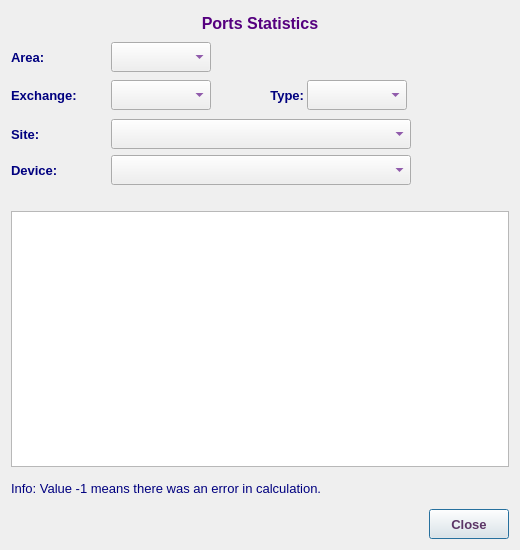
<?xml version="1.0" encoding="UTF-8"?>
<ui version="4.0">
 <class>PortsStatDialog</class>
 <widget class="QDialog" name="PortsStatDialog">
  <property name="geometry">
   <rect>
    <x>0</x>
    <y>0</y>
    <width>520</width>
    <height>550</height>
   </rect>
  </property>
  <property name="minimumSize">
   <size>
    <width>520</width>
    <height>550</height>
   </size>
  </property>
  <property name="maximumSize">
   <size>
    <width>521</width>
    <height>551</height>
   </size>
  </property>
  <property name="font">
   <font>
    <family>Tahoma</family>
    <pointsize>10</pointsize>
   </font>
  </property>
  <property name="windowTitle">
   <string>Ports Statistics</string>
  </property>
  <property name="windowIcon">
   <iconset resource="../../../image.qrc">
    <normaloff>:/Image/stat.png</normaloff>:/Image/stat.png</iconset>
  </property>
  <layout class="QVBoxLayout" name="verticalLayout_3">
   <item>
    <layout class="QHBoxLayout" name="horizontalLayout">
     <item>
      <widget class="QLabel" name="label_2">
       <property name="text">
        <string/>
       </property>
       <property name="pixmap">
        <pixmap resource="../../../image.qrc">:/Image/interface.png</pixmap>
       </property>
      </widget>
     </item>
     <item>
      <widget class="QLabel" name="label">
       <property name="sizePolicy">
        <sizepolicy hsizetype="Expanding" vsizetype="Preferred">
         <horstretch>0</horstretch>
         <verstretch>0</verstretch>
        </sizepolicy>
       </property>
       <property name="minimumSize">
        <size>
         <width>350</width>
         <height>25</height>
        </size>
       </property>
       <property name="maximumSize">
        <size>
         <width>1500</width>
         <height>25</height>
        </size>
       </property>
       <property name="font">
        <font>
         <family>Tahoma</family>
         <pointsize>12</pointsize>
         <weight>75</weight>
         <bold>true</bold>
        </font>
       </property>
       <property name="styleSheet">
        <string notr="true">color: rgb(85, 0, 127);</string>
       </property>
       <property name="text">
        <string>Ports Statistics</string>
       </property>
       <property name="alignment">
        <set>Qt::AlignCenter</set>
       </property>
      </widget>
     </item>
     <item>
      <widget class="QLabel" name="label_3">
       <property name="text">
        <string/>
       </property>
       <property name="pixmap">
        <pixmap resource="../../../image.qrc">:/Image/stat.png</pixmap>
       </property>
      </widget>
     </item>
    </layout>
   </item>
   <item>
    <layout class="QHBoxLayout" name="horizontalLayout_2">
     <property name="spacing">
      <number>0</number>
     </property>
     <item>
      <widget class="QLabel" name="label_4">
       <property name="minimumSize">
        <size>
         <width>100</width>
         <height>30</height>
        </size>
       </property>
       <property name="maximumSize">
        <size>
         <width>100</width>
         <height>30</height>
        </size>
       </property>
       <property name="font">
        <font>
         <family>Tahoma</family>
         <pointsize>10</pointsize>
         <weight>75</weight>
         <bold>true</bold>
        </font>
       </property>
       <property name="styleSheet">
        <string notr="true">color: rgb(0, 0, 127);</string>
       </property>
       <property name="text">
        <string>Area:</string>
       </property>
       <property name="alignment">
        <set>Qt::AlignLeading|Qt::AlignLeft|Qt::AlignVCenter</set>
       </property>
      </widget>
     </item>
     <item>
      <widget class="QComboBox" name="areaCB">
       <property name="sizePolicy">
        <sizepolicy hsizetype="Preferred" vsizetype="Preferred">
         <horstretch>0</horstretch>
         <verstretch>0</verstretch>
        </sizepolicy>
       </property>
       <property name="minimumSize">
        <size>
         <width>100</width>
         <height>30</height>
        </size>
       </property>
       <property name="maximumSize">
        <size>
         <width>100</width>
         <height>30</height>
        </size>
       </property>
       <property name="font">
        <font>
         <family>Tahoma</family>
         <pointsize>10</pointsize>
         <weight>75</weight>
         <bold>true</bold>
        </font>
       </property>
       <property name="styleSheet">
        <string notr="true">color: rgb(85, 0, 127);</string>
       </property>
      </widget>
     </item>
     <item>
      <spacer name="horizontalSpacer_2">
       <property name="orientation">
        <enum>Qt::Horizontal</enum>
       </property>
       <property name="sizeHint" stdset="0">
        <size>
         <width>40</width>
         <height>20</height>
        </size>
       </property>
      </spacer>
     </item>
    </layout>
   </item>
   <item>
    <widget class="QFrame" name="exchFrame">
     <property name="frameShape">
      <enum>QFrame::NoFrame</enum>
     </property>
     <property name="frameShadow">
      <enum>QFrame::Raised</enum>
     </property>
     <property name="lineWidth">
      <number>0</number>
     </property>
     <layout class="QVBoxLayout" name="verticalLayout">
      <property name="spacing">
       <number>0</number>
      </property>
      <property name="leftMargin">
       <number>0</number>
      </property>
      <property name="topMargin">
       <number>0</number>
      </property>
      <property name="rightMargin">
       <number>0</number>
      </property>
      <property name="bottomMargin">
       <number>0</number>
      </property>
      <item>
       <layout class="QHBoxLayout" name="horizontalLayout_6">
        <property name="spacing">
         <number>0</number>
        </property>
        <item>
         <widget class="QLabel" name="label_7">
          <property name="minimumSize">
           <size>
            <width>100</width>
            <height>30</height>
           </size>
          </property>
          <property name="maximumSize">
           <size>
            <width>100</width>
            <height>30</height>
           </size>
          </property>
          <property name="font">
           <font>
            <pointsize>10</pointsize>
            <weight>75</weight>
            <bold>true</bold>
           </font>
          </property>
          <property name="styleSheet">
           <string notr="true">color: rgb(0, 0, 127);</string>
          </property>
          <property name="text">
           <string>Exchange:</string>
          </property>
          <property name="alignment">
           <set>Qt::AlignLeading|Qt::AlignLeft|Qt::AlignVCenter</set>
          </property>
         </widget>
        </item>
        <item>
         <widget class="QComboBox" name="abbrCB">
          <property name="sizePolicy">
           <sizepolicy hsizetype="Preferred" vsizetype="Preferred">
            <horstretch>0</horstretch>
            <verstretch>0</verstretch>
           </sizepolicy>
          </property>
          <property name="minimumSize">
           <size>
            <width>100</width>
            <height>30</height>
           </size>
          </property>
          <property name="maximumSize">
           <size>
            <width>100</width>
            <height>30</height>
           </size>
          </property>
          <property name="font">
           <font>
            <family>Tahoma</family>
            <pointsize>10</pointsize>
            <weight>75</weight>
            <bold>true</bold>
           </font>
          </property>
          <property name="styleSheet">
           <string notr="true">color: rgb(85, 0, 127);</string>
          </property>
         </widget>
        </item>
        <item>
         <widget class="QFrame" name="typeFrame">
          <property name="minimumSize">
           <size>
            <width>200</width>
            <height>35</height>
           </size>
          </property>
          <property name="maximumSize">
           <size>
            <width>200</width>
            <height>35</height>
           </size>
          </property>
          <property name="frameShape">
           <enum>QFrame::NoFrame</enum>
          </property>
          <property name="frameShadow">
           <enum>QFrame::Raised</enum>
          </property>
          <layout class="QHBoxLayout" name="horizontalLayout_3">
           <property name="spacing">
            <number>0</number>
           </property>
           <property name="leftMargin">
            <number>0</number>
           </property>
           <property name="topMargin">
            <number>0</number>
           </property>
           <property name="rightMargin">
            <number>0</number>
           </property>
           <property name="bottomMargin">
            <number>0</number>
           </property>
           <item>
            <widget class="QLabel" name="label_8">
             <property name="minimumSize">
              <size>
               <width>90</width>
               <height>30</height>
              </size>
             </property>
             <property name="maximumSize">
              <size>
               <width>90</width>
               <height>30</height>
              </size>
             </property>
             <property name="font">
              <font>
               <family>Tahoma</family>
               <pointsize>10</pointsize>
               <weight>75</weight>
               <bold>true</bold>
              </font>
             </property>
             <property name="styleSheet">
              <string notr="true">color: rgb(0, 0, 127);</string>
             </property>
             <property name="text">
              <string>Type:</string>
             </property>
             <property name="alignment">
              <set>Qt::AlignRight|Qt::AlignTrailing|Qt::AlignVCenter</set>
             </property>
            </widget>
           </item>
           <item>
            <widget class="QComboBox" name="typeCB">
             <property name="sizePolicy">
              <sizepolicy hsizetype="Preferred" vsizetype="Preferred">
               <horstretch>0</horstretch>
               <verstretch>0</verstretch>
              </sizepolicy>
             </property>
             <property name="minimumSize">
              <size>
               <width>100</width>
               <height>30</height>
              </size>
             </property>
             <property name="maximumSize">
              <size>
               <width>100</width>
               <height>30</height>
              </size>
             </property>
             <property name="font">
              <font>
               <family>Tahoma</family>
               <pointsize>10</pointsize>
               <weight>75</weight>
               <bold>true</bold>
              </font>
             </property>
             <property name="styleSheet">
              <string notr="true">color: rgb(85, 0, 127);</string>
             </property>
            </widget>
           </item>
          </layout>
         </widget>
        </item>
        <item>
         <spacer name="horizontalSpacer_7">
          <property name="orientation">
           <enum>Qt::Horizontal</enum>
          </property>
          <property name="sizeHint" stdset="0">
           <size>
            <width>40</width>
            <height>20</height>
           </size>
          </property>
         </spacer>
        </item>
       </layout>
      </item>
     </layout>
    </widget>
   </item>
   <item>
    <widget class="QFrame" name="siteFrame">
     <property name="frameShape">
      <enum>QFrame::NoFrame</enum>
     </property>
     <property name="frameShadow">
      <enum>QFrame::Raised</enum>
     </property>
     <property name="lineWidth">
      <number>0</number>
     </property>
     <layout class="QVBoxLayout" name="verticalLayout_2">
      <property name="spacing">
       <number>0</number>
      </property>
      <property name="leftMargin">
       <number>0</number>
      </property>
      <property name="topMargin">
       <number>0</number>
      </property>
      <property name="rightMargin">
       <number>0</number>
      </property>
      <property name="bottomMargin">
       <number>0</number>
      </property>
      <item>
       <layout class="QHBoxLayout" name="horizontalLayout_7">
        <property name="spacing">
         <number>0</number>
        </property>
        <item>
         <widget class="QLabel" name="label_10">
          <property name="minimumSize">
           <size>
            <width>100</width>
            <height>30</height>
           </size>
          </property>
          <property name="maximumSize">
           <size>
            <width>100</width>
            <height>30</height>
           </size>
          </property>
          <property name="font">
           <font>
            <family>Tahoma</family>
            <pointsize>10</pointsize>
            <weight>75</weight>
            <bold>true</bold>
           </font>
          </property>
          <property name="styleSheet">
           <string notr="true">color: rgb(0, 0, 127);</string>
          </property>
          <property name="text">
           <string>Site:</string>
          </property>
          <property name="alignment">
           <set>Qt::AlignLeading|Qt::AlignLeft|Qt::AlignVCenter</set>
          </property>
         </widget>
        </item>
        <item>
         <widget class="QComboBox" name="siteCB">
          <property name="sizePolicy">
           <sizepolicy hsizetype="Preferred" vsizetype="Preferred">
            <horstretch>0</horstretch>
            <verstretch>0</verstretch>
           </sizepolicy>
          </property>
          <property name="minimumSize">
           <size>
            <width>300</width>
            <height>30</height>
           </size>
          </property>
          <property name="maximumSize">
           <size>
            <width>300</width>
            <height>30</height>
           </size>
          </property>
          <property name="font">
           <font>
            <family>Tahoma</family>
            <pointsize>10</pointsize>
            <weight>75</weight>
            <bold>true</bold>
           </font>
          </property>
          <property name="styleSheet">
           <string notr="true">color: rgb(85, 0, 127);</string>
          </property>
         </widget>
        </item>
        <item>
         <spacer name="horizontalSpacer_9">
          <property name="orientation">
           <enum>Qt::Horizontal</enum>
          </property>
          <property name="sizeHint" stdset="0">
           <size>
            <width>40</width>
            <height>20</height>
           </size>
          </property>
         </spacer>
        </item>
       </layout>
      </item>
     </layout>
    </widget>
   </item>
   <item>
    <layout class="QHBoxLayout" name="horizontalLayout_9">
     <property name="spacing">
      <number>0</number>
     </property>
     <item>
      <widget class="QLabel" name="label_11">
       <property name="minimumSize">
        <size>
         <width>100</width>
         <height>30</height>
        </size>
       </property>
       <property name="maximumSize">
        <size>
         <width>100</width>
         <height>30</height>
        </size>
       </property>
       <property name="font">
        <font>
         <family>Tahoma</family>
         <pointsize>10</pointsize>
         <weight>75</weight>
         <bold>true</bold>
        </font>
       </property>
       <property name="styleSheet">
        <string notr="true">color: rgb(0, 0, 127);</string>
       </property>
       <property name="text">
        <string>Device:</string>
       </property>
       <property name="alignment">
        <set>Qt::AlignLeading|Qt::AlignLeft|Qt::AlignVCenter</set>
       </property>
      </widget>
     </item>
     <item>
      <widget class="QComboBox" name="devCB">
       <property name="sizePolicy">
        <sizepolicy hsizetype="Preferred" vsizetype="Preferred">
         <horstretch>0</horstretch>
         <verstretch>0</verstretch>
        </sizepolicy>
       </property>
       <property name="minimumSize">
        <size>
         <width>300</width>
         <height>30</height>
        </size>
       </property>
       <property name="maximumSize">
        <size>
         <width>300</width>
         <height>30</height>
        </size>
       </property>
       <property name="font">
        <font>
         <family>Tahoma</family>
         <pointsize>10</pointsize>
         <weight>75</weight>
         <bold>true</bold>
        </font>
       </property>
       <property name="styleSheet">
        <string notr="true">color: rgb(85, 0, 127);</string>
       </property>
      </widget>
     </item>
     <item>
      <spacer name="horizontalSpacer">
       <property name="orientation">
        <enum>Qt::Horizontal</enum>
       </property>
       <property name="sizeHint" stdset="0">
        <size>
         <width>40</width>
         <height>20</height>
        </size>
       </property>
      </spacer>
     </item>
    </layout>
   </item>
   <item>
    <spacer name="verticalSpacer_2">
     <property name="orientation">
      <enum>Qt::Vertical</enum>
     </property>
     <property name="sizeType">
      <enum>QSizePolicy::Minimum</enum>
     </property>
     <property name="sizeHint" stdset="0">
      <size>
       <width>20</width>
       <height>20</height>
      </size>
     </property>
    </spacer>
   </item>
   <item>
    <widget class="QTableView" name="TV">
     <property name="font">
      <font>
       <family>Tahoma</family>
       <pointsize>10</pointsize>
      </font>
     </property>
     <property name="alternatingRowColors">
      <bool>true</bool>
     </property>
     <property name="selectionMode">
      <enum>QAbstractItemView::SingleSelection</enum>
     </property>
     <property name="selectionBehavior">
      <enum>QAbstractItemView::SelectRows</enum>
     </property>
    </widget>
   </item>
   <item>
    <widget class="QLabel" name="label_5">
     <property name="minimumSize">
      <size>
       <width>0</width>
       <height>30</height>
      </size>
     </property>
     <property name="maximumSize">
      <size>
       <width>16777215</width>
       <height>30</height>
      </size>
     </property>
     <property name="font">
      <font>
       <family>Tahoma</family>
       <pointsize>10</pointsize>
      </font>
     </property>
     <property name="styleSheet">
      <string notr="true">color: rgb(0, 0, 127);</string>
     </property>
     <property name="text">
      <string>Info: Value -1 means there was an error in calculation.</string>
     </property>
    </widget>
   </item>
   <item>
    <layout class="QHBoxLayout" name="horizontalLayout_5">
     <item>
      <spacer name="horizontalSpacer_5">
       <property name="orientation">
        <enum>Qt::Horizontal</enum>
       </property>
       <property name="sizeHint" stdset="0">
        <size>
         <width>40</width>
         <height>20</height>
        </size>
       </property>
      </spacer>
     </item>
     <item>
      <widget class="QPushButton" name="CancelBtn">
       <property name="sizePolicy">
        <sizepolicy hsizetype="Preferred" vsizetype="Preferred">
         <horstretch>0</horstretch>
         <verstretch>0</verstretch>
        </sizepolicy>
       </property>
       <property name="minimumSize">
        <size>
         <width>80</width>
         <height>30</height>
        </size>
       </property>
       <property name="maximumSize">
        <size>
         <width>16777215</width>
         <height>30</height>
        </size>
       </property>
       <property name="font">
        <font>
         <weight>75</weight>
         <bold>true</bold>
        </font>
       </property>
       <property name="styleSheet">
        <string notr="true">color: rgb(92, 53, 102);</string>
       </property>
       <property name="text">
        <string>Close</string>
       </property>
       <property name="icon">
        <iconset resource="../../../image.qrc">
         <normaloff>:/Image/remove.png</normaloff>:/Image/remove.png</iconset>
       </property>
       <property name="iconSize">
        <size>
         <width>20</width>
         <height>20</height>
        </size>
       </property>
      </widget>
     </item>
    </layout>
   </item>
  </layout>
 </widget>
 <resources>
  <include location="../../../image.qrc"/>
 </resources>
 <connections/>
</ui>
